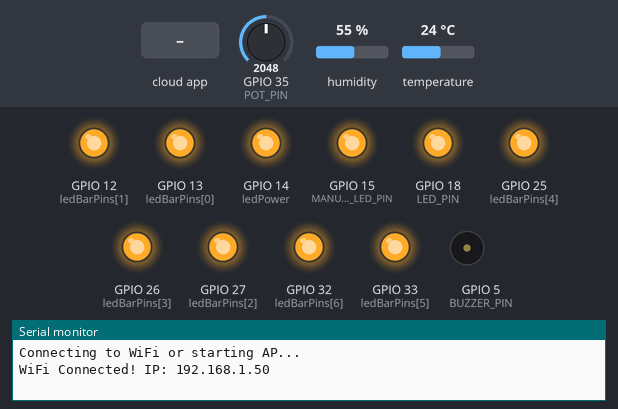
The sketch below on a simulated ESP32. Shown: output pins drawn as LEDs (lit = HIGH), buzzer (waves = sounding), the last lines printed to the serial monitor. The test bench sets the inputs (shaded band); at power-on: GPIO 35 (POT_PIN) = 2048, humidity 55 %, temperature 24 °C. WiFi joins after 1.5 s; servers stay silent unless stated; the Firebase database answers and starts empty; pins used as bus, display or sensor lines are not drawn.

Above: at 2.7 s.
2.8 s: the phone or cloud app sets manual_led to 1
At 5.8 s:
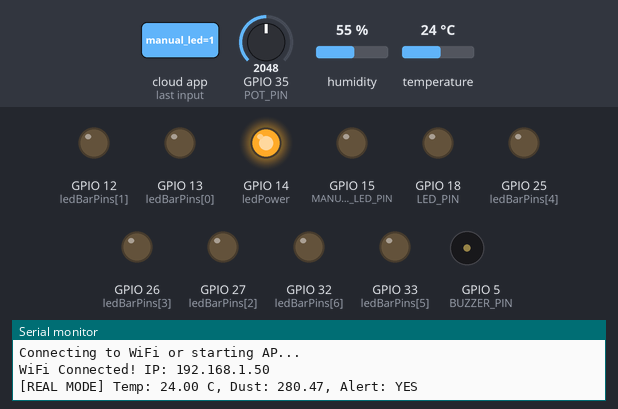
7.5 s: the phone or cloud app sets use_simulation to 1
At 11.8 s:
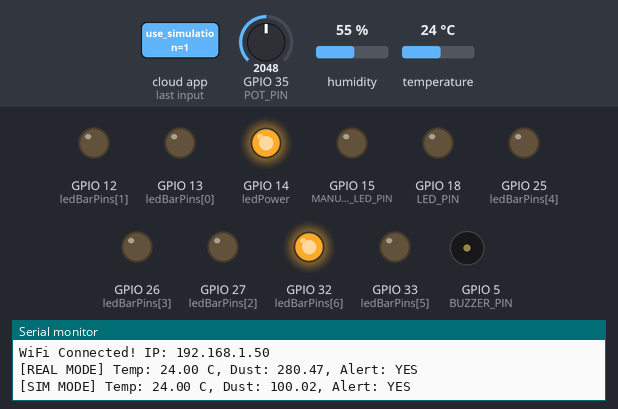
13.5 s: the phone or cloud app sets manual_buzzer to 1
At 15.9 s:
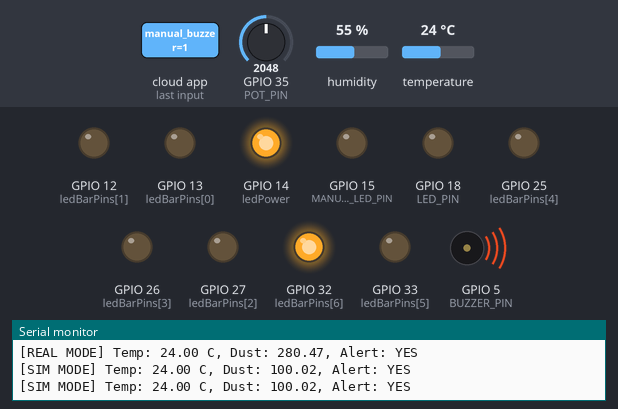
18.6 s: GPIO 35 (POT_PIN) set to 2018
At 21.8 s:
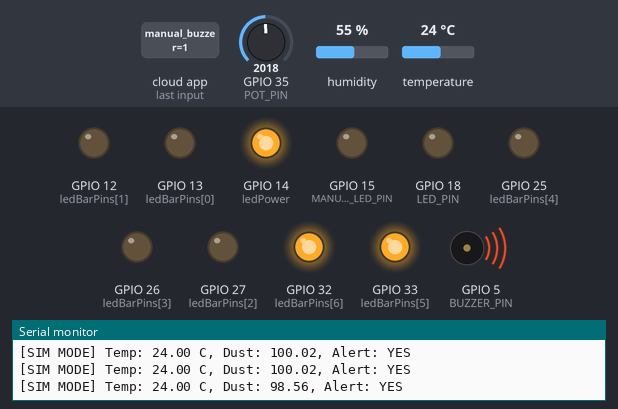
23.6 s: GPIO 35 (POT_PIN) set to 1696
27.1 s: GPIO 35 (POT_PIN) set to 1583
At 31.6 s:
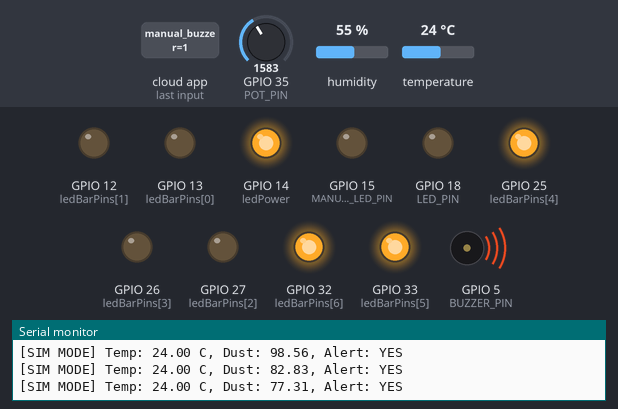
Timing chart, 0 to 34.6 s (numbered marks = the images above; inputs shaded):
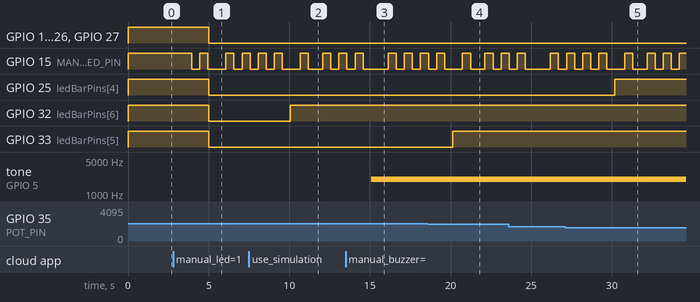

Measured:
- the behaviour switches between 2048 and 2047 on GPIO 35 (POT_PIN) (found by bisection; images 3 and 4)
- the behaviour switches between 1638 and 1637 on GPIO 35 (POT_PIN) (found by bisection; images 4 and 5)
- after the input at 2.8 s, GPIO 15 (MANUAL_LED_PIN): goes LOW 0.50 s, HIGH 0.50 s, LOW 1.1 s, HIGH 0.50 s, LOW 0.50 s, then HIGH, starting after 1.2 s
- after the input at 7.5 s, GPIO 32 (ledBarPins[6]): LOW → HIGH after 2.6 s
- after the input at 13.5 s, tone on GPIO 5 (BUZZER_PIN): silent → 2000 Hz after 1.6 s
- after the input at 18.6 s, GPIO 33 (ledBarPins[5]): LOW → HIGH after 1.5 s
- after the input at 27.1 s, GPIO 25 (ledBarPins[4]): LOW → HIGH after 3.1 s

The sketch:

MINITEST.ino
```cpp
#include <WiFi.h>
#include <WiFiManager.h>
#include <HTTPClient.h>
#include <WiFiClientSecure.h>
#include <Firebase_ESP_Client.h>
#include "DHT.h"

// =========================================
// ข้อมูล Firebase
// =========================================
#define API_KEY "AIzaSyAzjzRdjIuOnb0U0uOFuxvyptNpu_x3usc"
#define DATABASE_URL "test-mode-f8aca-default-rtdb.asia-southeast1.firebasedatabase.app"

// =========================================
// ข้อมูล Telegram
// =========================================
String BOT_TOKEN = "8223518527:AAEIJ9zHZtKE3z9TZHNYUGK5brxqw5aP4c0";
String CHAT_ID = "5501888253";

// =========================================
// กำหนดขาอุปกรณ์
// =========================================
#define DHTPIN 4
#define DHTTYPE DHT22
#define LED_PIN 18
#define BUZZER_PIN 5
#define MANUAL_LED_PIN 15

int measurePin = 34;     // ขาเซ็นเซอร์ฝุ่น Sharp (ของจริง)
int ledPower = 14;
int ledBarPins[] = {13, 12, 27, 26, 25, 33, 32};

#define POT_PIN 35       // ขา Potentiometer (สำหรับโหมดจำลอง)

int samplingTime = 280;
int deltaTime = 40;
int sleepTime = 9680;

float voMeasured = 0;
float calcVoltage = 0;
float dustDensity = 0;

DHT dht(DHTPIN, DHTTYPE);
FirebaseData fbdo;
FirebaseAuth auth;
FirebaseConfig config;

// ตัวแปรจับเวลา
unsigned long sensorPrevMillis = 0;
unsigned long readDataPrevMillis = 0;
unsigned long blinkPrevMillis = 0;
unsigned long lastTelegramMillis = 0;

// ตัวแปรรับคำสั่งจากเว็บ
bool manualLedState = false;
bool manualBuzzerState = false;
bool blinkState = false;
bool useSimulationMode = false; // ตัวแปรเลือกโหมดจำลอง

// -----------------------------------------------------------
// ฟังก์ชันส่งข้อความเข้า Telegram
// -----------------------------------------------------------
void sendTelegram(String message) {
  if (WiFi.status() == WL_CONNECTED) {
    WiFiClientSecure client;
    client.setInsecure(); // ข้ามการตรวจ SSL Certificate
    HTTPClient http;

    // แปลงข้อความให้ URL เข้าใจ
    message.replace(" ", "%20");
    message.replace("\n", "%0A");

    String url = "https://api.telegram.org/bot" + BOT_TOKEN + "/sendMessage?chat_id=" + CHAT_ID + "&text=" + message;

    http.begin(client, url);
    int httpResponseCode = http.GET();
    http.end();

    if (httpResponseCode == 200) {
      Serial.println("✅ Telegram sent successfully!");
    } else {
      Serial.println("❌ Telegram Error Code: " + String(httpResponseCode));
    }
  }
}

void setup() {
  Serial.begin(115200);

  pinMode(LED_PIN, OUTPUT);
  pinMode(ledPower, OUTPUT);
  pinMode(BUZZER_PIN, OUTPUT);
  pinMode(MANUAL_LED_PIN, OUTPUT);

  digitalWrite(ledPower, HIGH);
  digitalWrite(LED_PIN, HIGH);

  noTone(BUZZER_PIN);
  digitalWrite(BUZZER_PIN, HIGH);

  digitalWrite(MANUAL_LED_PIN, HIGH);

  for (int i = 0; i < 7; i++) {
    pinMode(ledBarPins[i], OUTPUT);
    digitalWrite(ledBarPins[i], HIGH);
  }

  dht.begin();

  // -----------------------------------------------------------
  // ระบบตั้งค่า Wi-Fi (WiFiManager)
  // -----------------------------------------------------------
  WiFiManager wm;
  Serial.println("Connecting to WiFi or starting AP...");

  bool res = wm.autoConnect("SmartRoom_AP", "12345678");

  if(!res) {
    Serial.println("Failed to connect, restarting...");
    delay(3000);
    ESP.restart();
  }
  Serial.println("\nWiFi Connected! IP: " + WiFi.localIP().toString());

  config.api_key = API_KEY;
  config.database_url = DATABASE_URL;
  config.signer.test_mode = true;

  Firebase.begin(&config, &auth);
  Firebase.reconnectWiFi(true);
}

void loop() {
  // -----------------------------------------------------------
  // อ่านคำสั่งจาก Dashboard
  // -----------------------------------------------------------
  if (Firebase.ready() && (millis() - readDataPrevMillis > 2000 || readDataPrevMillis == 0)) {
    readDataPrevMillis = millis();

    if (Firebase.RTDB.getBool(&fbdo, "room1/manual_led")) {
      manualLedState = fbdo.boolData();
    }
    if (Firebase.RTDB.getBool(&fbdo, "room1/manual_buzzer")) {
      manualBuzzerState = fbdo.boolData();
    }
    if (Firebase.RTDB.getBool(&fbdo, "room1/use_simulation")) {
      useSimulationMode = fbdo.boolData();
    }
  }

  // ลอจิกไฟกระพริบ
  if (manualLedState) {
    if (millis() - blinkPrevMillis > 500) {
      blinkPrevMillis = millis();
      blinkState = !blinkState;
      digitalWrite(MANUAL_LED_PIN, blinkState ? LOW : HIGH);
    }
  } else {
    digitalWrite(MANUAL_LED_PIN, HIGH);
  }

  // -----------------------------------------------------------
  // อ่านค่าเซ็นเซอร์ และทำงานแบบ Edge Computing
  // -----------------------------------------------------------
  if (millis() - sensorPrevMillis > 5000) {
    sensorPrevMillis = millis();

    float temp = dht.readTemperature();
    float hum = dht.readHumidity();

    if (isnan(temp) || isnan(hum)) {
      temp = 0.0; hum = 0.0;
    }

    // ---------------------------------------------------------
    // เลือกระบบอ่านค่าฝุ่น (ตามที่สั่งจากเว็บ)
    // ---------------------------------------------------------
    if (useSimulationMode) {
      // โหมดจำลอง: หมุน Potentiometer แปลงค่าเป็นฝุ่น 0 - 200 ug/m3
      int potValue = analogRead(POT_PIN);
      dustDensity = (potValue / 4095.0) * 200.0;
    } else {
      // โหมดของจริง: อ่านจากเซ็นเซอร์ Sharp GP2Y1010AU0F
      digitalWrite(ledPower, LOW);
      delayMicroseconds(samplingTime);
      voMeasured = analogRead(measurePin);
      delayMicroseconds(deltaTime);
      digitalWrite(ledPower, HIGH);
      delayMicroseconds(sleepTime);

      calcVoltage = voMeasured * (3.3 / 4095.0);
      dustDensity = 170 * calcVoltage - 0.1;
      if (dustDensity < 0) dustDensity = 0.00;
    }

    // คำนวณไฟ LED Bar 7 ดวง
    int activeLeds = 0;
    if (dustDensity < 20.0) activeLeds = 0;
    else if (dustDensity < 40.0) activeLeds = 2;
    else if (dustDensity < 60.0) activeLeds = 3;
    else if (dustDensity < 80.0) activeLeds = 4;
    else if (dustDensity < 100.0) activeLeds = 5;
    else if (dustDensity < 120.0) activeLeds = 6;
    else activeLeds = 7;

    for (int i = 0; i < 7; i++) {
      if (i < activeLeds) digitalWrite(ledBarPins[i], LOW);
      else digitalWrite(ledBarPins[i], HIGH);
    }

    // ประมวลผลแจ้งเตือน (Local)
    bool isAlert = false;
    if(temp > 40.0 || dustDensity > 50.0) {
      isAlert = true;
    }

    if(isAlert) {
      digitalWrite(LED_PIN, LOW);   // ไฟแดงดวงใหญ่ติด
    } else {
      digitalWrite(LED_PIN, HIGH);  // ไฟแดงดับ
    }

    // แยกการควบคุม Buzzer ตามสั่งจากเว็บ
    if(manualBuzzerState) {
      tone(BUZZER_PIN, 2000);
    } else {
      noTone(BUZZER_PIN);
      digitalWrite(BUZZER_PIN, HIGH);
    }

    Serial.printf("[%s] Temp: %.2f C, Dust: %.2f, Alert: %s\n",
                  useSimulationMode ? "SIM MODE" : "REAL MODE", temp, dustDensity, isAlert ? "YES" : "NO");

    // -----------------------------------------------------------
    // ส่ง Telegram Notification
    // -----------------------------------------------------------
    if (isAlert && WiFi.status() == WL_CONNECTED) {
      if (millis() - lastTelegramMillis > 60000) {
        lastTelegramMillis = millis();
        String msg = "🚨 [แจ้งเตือนอันตราย] 🚨\nอุณหภูมิ: " + String(temp) + " °C\nฝุ่น PM: " + String(dustDensity) + " ug/m3";
        sendTelegram(msg);
      }
    }

    // -----------------------------------------------------------
    // ส่งข้อมูลเข้า Firebase
    // -----------------------------------------------------------
    if (Firebase.ready() && WiFi.status() == WL_CONNECTED) {
      Firebase.RTDB.setFloat(&fbdo, "room1/temperature", temp);
      Firebase.RTDB.setFloat(&fbdo, "room1/humidity", hum);
      Firebase.RTDB.setFloat(&fbdo, "room1/dust", dustDensity);
      Firebase.RTDB.setBool(&fbdo, "room1/led_status", isAlert);
    }
  }
}
```
